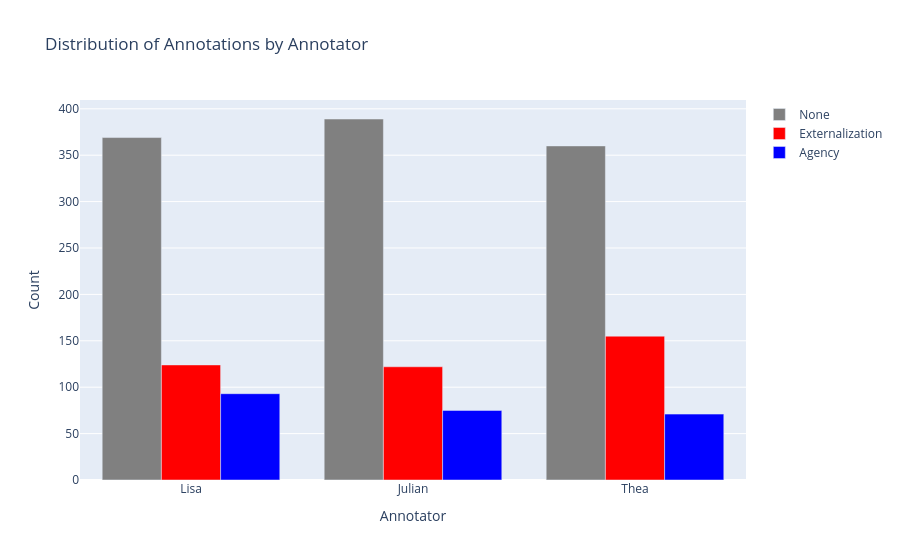

Notebook source saved alongside this figure:
### Markdown cell above
#### Plotting distribution of annotations per annotator

### Code cell
# Annotation categories
annotations = ["none", "externalization", "agency"]

# Count annotations for each annotator
lisa_counts = (
    df["label_lisa"]
    .value_counts()
    .reindex(annotations, fill_value=0)
)

julian_counts = (
    df["label_julian"]
    .value_counts()
    .reindex(annotations, fill_value=0)
)

thea_counts = (
    df["label_thea"]
    .value_counts()
    .reindex(annotations, fill_value=0)
)

# Colors
colors = {
    "none": "grey",
    "externalization": "red",
    "agency": "blue"
}

# Create figure
fig = go.Figure()

# None
fig.add_trace(go.Bar(
    x=["Lisa", "Julian", "Thea"],
    y=[
        lisa_counts["none"],
        julian_counts["none"],
        thea_counts["none"]
    ],
    name="None",
    marker_color=colors["none"]
))

# Externalization
fig.add_trace(go.Bar(
    x=["Lisa", "Julian", "Thea"],
    y=[
        lisa_counts["externalization"],
        julian_counts["externalization"],
        thea_counts["externalization"]
    ],
    name="Externalization",
    marker_color=colors["externalization"]
))

# Agency
fig.add_trace(go.Bar(
    x=["Lisa", "Julian", "Thea"],
    y=[
        lisa_counts["agency"],
        julian_counts["agency"],
        thea_counts["agency"]
    ],
    name="Agency",
    marker_color=colors["agency"]
))

# Layout
fig.update_layout(
    title="Distribution of Annotations by Annotator",
    xaxis_title="Annotator",
    yaxis_title="Count",
    barmode="group"
)

fig.show()

### Figure 1 — Plotly figure (JSON) as saved in the notebook; plotly's stock layout.template omitted (floating-point values rounded to 4 significant figures)
{"data": [{"marker": {"color": "grey"}, "name": "None", "type": "bar", "x": ["Lisa", "Julian", "Thea"], "y": [369, 389, 360]}, {"marker": {"color": "red"}, "name": "Externalization", "type": "bar", "x": ["Lisa", "Julian", "Thea"], "y": [124, 122, 155]}, {"marker": {"color": "blue"}, "name": "Agency", "type": "bar", "x": ["Lisa", "Julian", "Thea"], "y": [93, 75, 71]}], "layout": {"barmode": "group", "title": {"text": "Distribution of Annotations by Annotator"}, "xaxis": {"title": {"text": "Annotator"}}, "yaxis": {"title": {"text": "Count"}}}}
